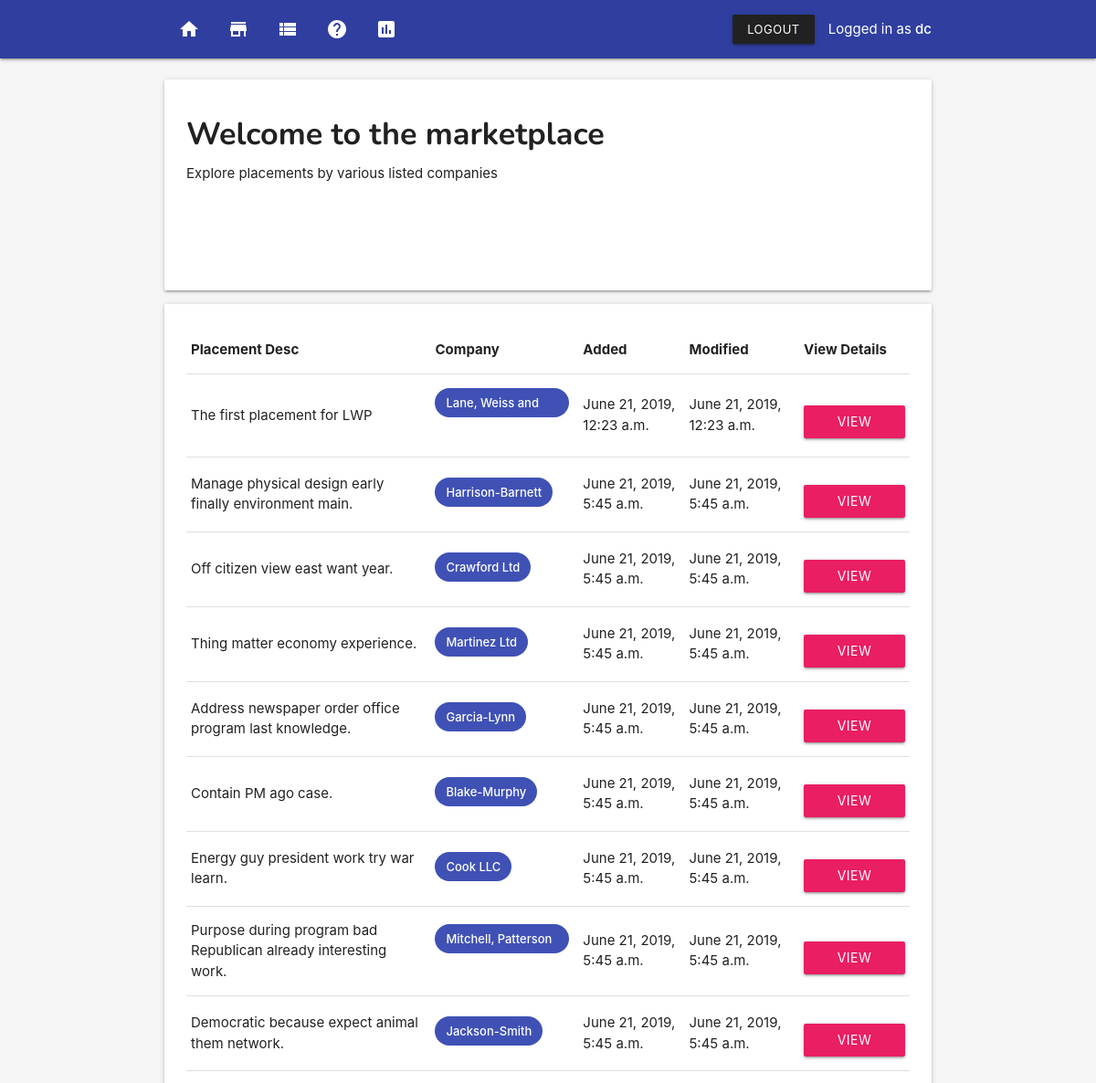
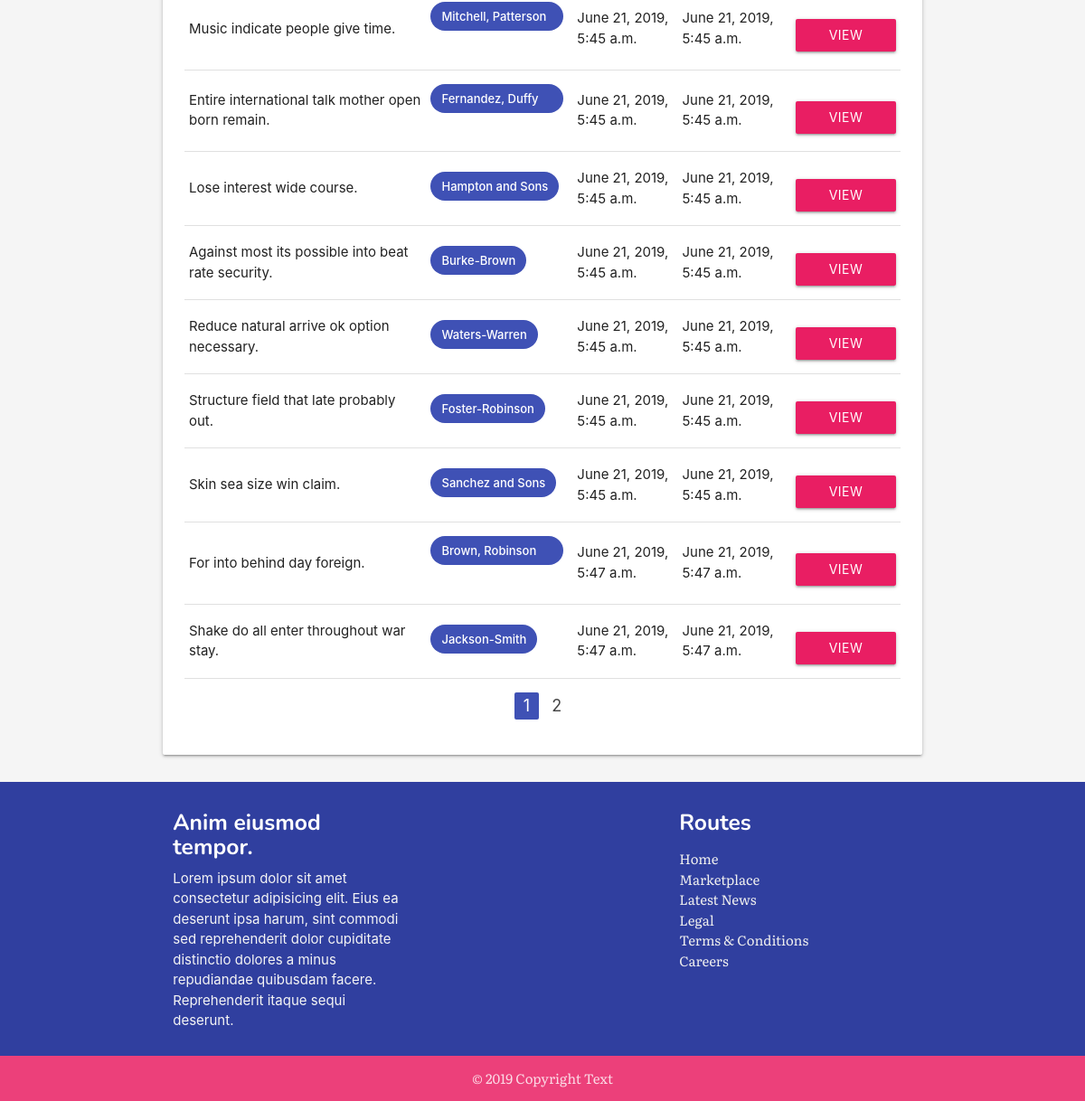
The app's page /marketplace/ (signed in) with its own data (2 pictures, top to bottom).
### app/models.py (models this page shows, shortened)
class Placement(models.Model):
    placement_title = models.CharField(max_length=255)
    placement_slug = models.SlugField()
    placement_company = models.ForeignKey(Company, on_delete=models.CASCADE)
    placement_created = models.DateTimeField(auto_now_add=True)
    placement_modified = models.DateTimeField(auto_now=True)

class Company(models.Model):
    company_name = models.CharField(max_length=255)
    company_address = models.CharField(max_length=255)
    company_description = models.TextField(default="There is currently no description available for this company.")
    company_created = models.DateTimeField(auto_now_add=True)
    company_modified = models.DateTimeField(auto_now=True)
    def __str__(self):
        return self.company_name

### app/views.py (the view)
# urls.py: path('marketplace/', views.placements, name='placements'),
@login_required
def placements(request):
    all_placements = Placement.objects.all()
    paginator = Paginator(all_placements, 18)
    page = request.GET.get('page')
    placements = paginator.get_page(page)
    context = {'placements': placements}
    return render(request, 'placements.html', context)

### templates/placements.html (shortened to what this page needs)
{% extends 'base.html' %}
{% block content %}
{% include 'nav.html' %}
{% load static %}
<section class="section">
    <section class="container">
            <div class="col s12">
                    <div class="card">
                            <div class="card-content">
                                <h4>Welcome to the marketplace</h4>
                                <p>Explore placements by various listed companies</p>
                                <img src="{% static 'ishant-mishra-1349434-unsplash.jpg' %}" alt="" class="responsive-img fade-in">
                            </div>
                        </div>
            </div>
            <div class="card">
                <div class="card-content">
                        <table class="table responsive-table">
                                <thead>
                                    <tr>
                                        <th>Placement Desc</th>
                                        <th>Company</th>
                                        <th>Added</th>
                                        <th>Modified</th>
                                        <th>View Details</th>
                                    </tr>
                                </thead>
                                <tbody>
                                        {%for p in placements %}
                                        <tr>
                                            <td>{{ p.placement_title }}</td>
                                            <td><span class="chip indigo white-text">{{ p.placement_company }}</span></td>
                                            <td>{{ p.placement_created }}</td>
                                            <td>{{ p.placement_modified }}</td>
                                            <td><a href="{% url 'app:placement-detail' p.placement_slug %}" style="margin-top: 1rem;" class="btn pink waves-effect waves-light">View Details</a></td>
                                        </tr>
                                        {% endfor %}
                                </tbody>
                            </table>
                            <ul class="pagination center">
                                <li class="active indigo"><a href="#!">{{placements.number}}</a></li>
                                {% if placements.has_next %}
                                <li class="waves-effect"><a href="?page={{placements.next_page_number}}">{{ placements.next_page_number}}</a></li>
                                {% endif %}
                            </ul>
                </div>
            </div>
    </section>
</section>
{% include 'footer.html' %}
{% endblock content %}

### templates/nav.html (shortened to what this page needs)
<nav>
<div class="nav-wrapper indigo darken-2">
    <div class="container">
    <ul class="left hide-on-med-and-down">
            <li><a href="{% url 'app:home' %}"><i class="material-icons">home</i></a></li>
        <li><a href="{% url 'app:placements' %}"><i class="material-icons">store</i></a></li>
        <li><a href="{% url 'app:bid-summary' %}"><i class="material-icons">view_list</i></a></li>
        <li><a href="{% url 'app:about' %}"><i class="material-icons">help</i></a></li>
        <li><a href="{% url 'app:dashboard' %}"><i class="material-icons">insert_chart</i></a></li>
    </ul>
    <ul class="right hide-on-med-and-down">
            {% if user.is_authenticated %}
            <li><a class="btn-small waves-effect waves-light grey darken-4" href="{% url 'app:logout' %}">Logout</a></li>
            <li>Logged in as <strong>{{ user.username }}</strong></li>
        {% endif %}
    </ul>
</div>
</div>
</nav>

### templates/base.html (style rules this page uses)
p { margin-top: 0.5rem !important; margin-bottom: 0.5rem!important; }
img { margin-top: 1em; padding: 4%; }
h1, h2, h3, h4, h5, h6 { margin-top: .5em !important; font-family: 'Nunito', sans-serif; font-weight: bold; }
body { display: flex; min-height: 100vh; flex-direction: column; }
.fade-in { -webkit-animation: fade-in 1s cubic-bezier(0.390, 0.575, 0.565, 1.000) both; animation: fade-in 1s cubic-bezier(0.390, 0.575, 0.565, 1.000) both; }

### records on screen
Placement: placement_title "The first placement for LWP", placement_company "Lane, Weiss and Perry", placement_created "June 21, 2019, 12:23 a.m.", placement_modified "June 21, 2019, 12:23 a.m."
Placement: placement_title "Manage physical design early finally environment main.", placement_company "Harrison-Barnett", placement_created "June 21, 2019, 5:45 a.m.", placement_modified "June 21, 2019, 5:45 a.m."
Placement: placement_title "Off citizen view east want year.", placement_company "Crawford Ltd", placement_created "June 21, 2019, 5:45 a.m.", placement_modified "June 21, 2019, 5:45 a.m."
Placement: placement_title "Thing matter economy experience.", placement_company "Martinez Ltd", placement_created "June 21, 2019, 5:45 a.m.", placement_modified "June 21, 2019, 5:45 a.m."
Placement: placement_title "Address newspaper order office program last knowledge.", placement_company "Garcia-Lynn", placement_created "June 21, 2019, 5:45 a.m.", placement_modified "June 21, 2019, 5:45 a.m."
Placement: placement_title "Contain PM ago case.", placement_company "Blake-Murphy", placement_created "June 21, 2019, 5:45 a.m.", placement_modified "June 21, 2019, 5:45 a.m."
Placement: placement_title "Energy guy president work try war learn.", placement_company "Cook LLC", placement_created "June 21, 2019, 5:45 a.m.", placement_modified "June 21, 2019, 5:45 a.m."
Placement: placement_title "Purpose during program bad Republican already interesting work.", placement_company "Mitchell, Patterson and Walker", placement_created "June 21, 2019, 5:45 a.m.", placement_modified "June 21, 2019, 5:45 a.m."
Placement: placement_title "Democratic because expect animal them network.", placement_company "Jackson-Smith", placement_created "June 21, 2019, 5:45 a.m.", placement_modified "June 21, 2019, 5:45 a.m."
Placement: placement_title "Music indicate people give time.", placement_company "Mitchell, Patterson and Walker", placement_created "June 21, 2019, 5:45 a.m.", placement_modified "June 21, 2019, 5:45 a.m."
Placement: placement_title "Entire international talk mother open born remain.", placement_company "Fernandez, Duffy and West", placement_created "June 21, 2019, 5:45 a.m.", placement_modified "June 21, 2019, 5:45 a.m."
Placement: placement_title "Lose interest wide course.", placement_company "Hampton and Sons", placement_created "June 21, 2019, 5:45 a.m.", placement_modified "June 21, 2019, 5:45 a.m."
Placement: placement_title "Against most its possible into beat rate security.", placement_company "Burke-Brown", placement_created "June 21, 2019, 5:45 a.m.", placement_modified "June 21, 2019, 5:45 a.m."
Placement: placement_title "Reduce natural arrive ok option necessary.", placement_company "Waters-Warren", placement_created "June 21, 2019, 5:45 a.m.", placement_modified "June 21, 2019, 5:45 a.m."
Placement: placement_title "Structure field that late probably out.", placement_company "Foster-Robinson", placement_created "June 21, 2019, 5:45 a.m.", placement_modified "June 21, 2019, 5:45 a.m."
Placement: placement_title "Skin sea size win claim.", placement_company "Sanchez and Sons", placement_created "June 21, 2019, 5:45 a.m.", placement_modified "June 21, 2019, 5:45 a.m."
Placement: placement_title "For into behind day foreign.", placement_company "Brown, Robinson and Diaz", placement_created "June 21, 2019, 5:47 a.m.", placement_modified "June 21, 2019, 5:47 a.m."
Placement: placement_title "Shake do all enter throughout war stay.", placement_company "Jackson-Smith", placement_created "June 21, 2019, 5:47 a.m.", placement_modified "June 21, 2019, 5:47 a.m."

### other values on screen
{{ user.username }} "dc"
{{ placements.number }} "1"
{{ placements.next_page_number }} "2"
